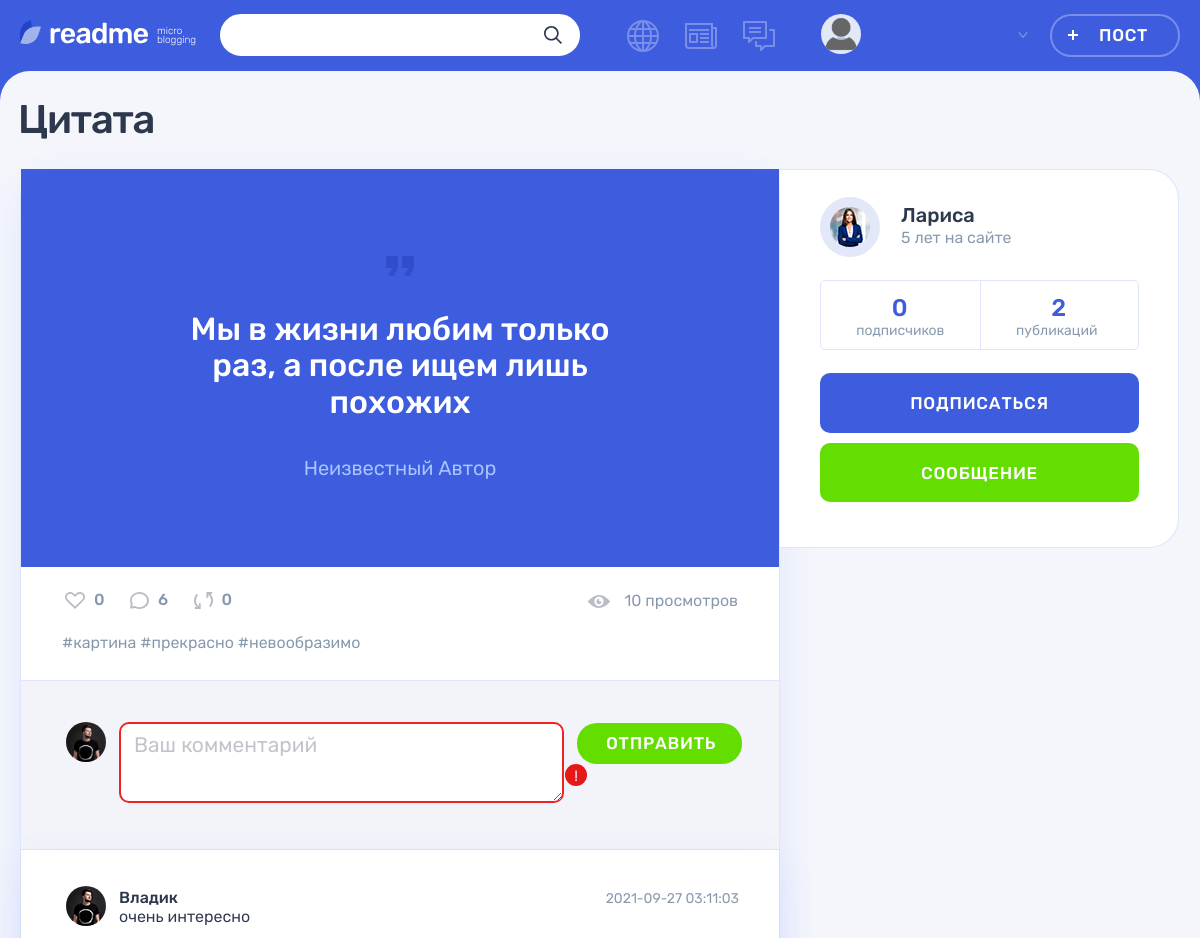
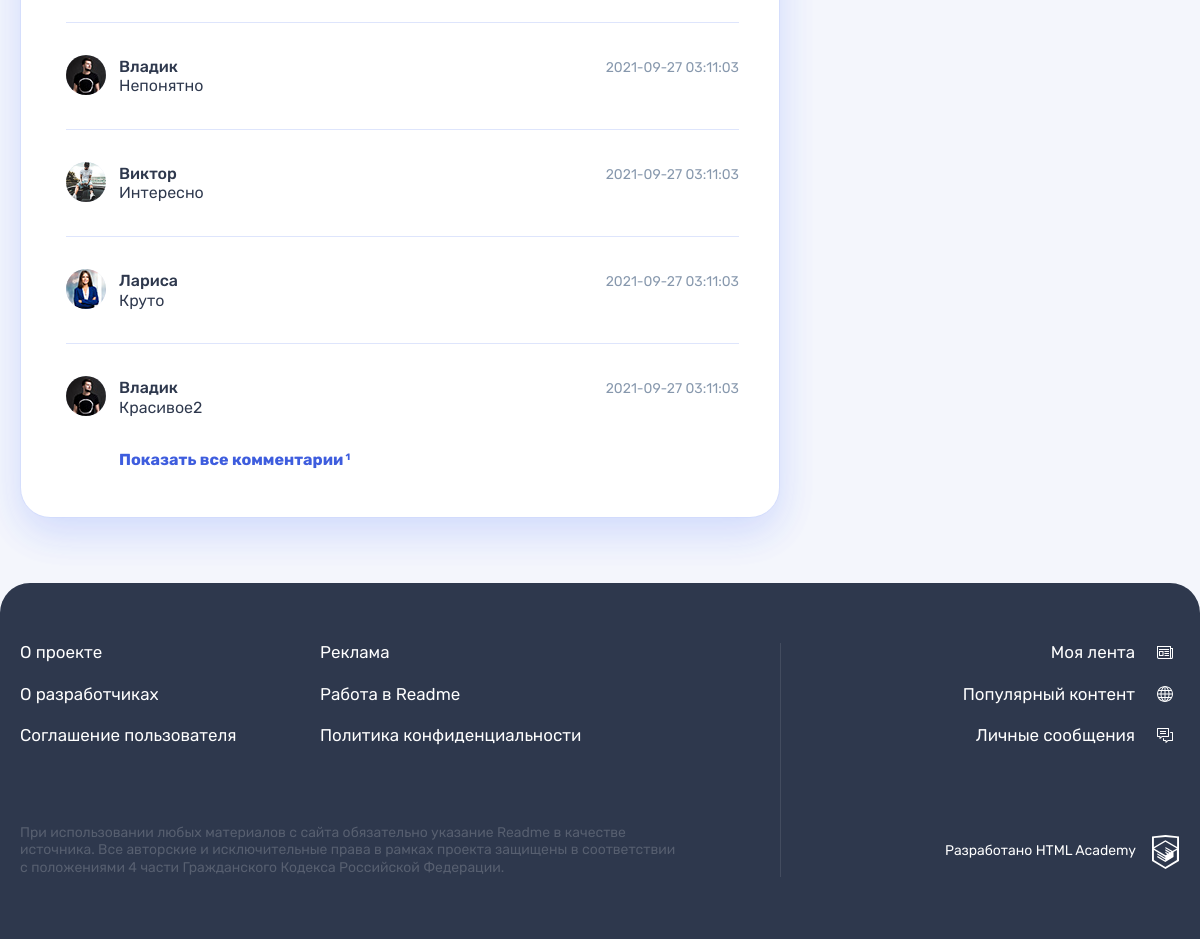
Screenshot of /post.php?id=1 (signed in) with the database file from the repository (2 pictures, top to bottom).
### tables this page shows
CREATE TABLE `posts` (
                                  `id`               INT UNSIGNED                           NOT NULL AUTO_INCREMENT PRIMARY KEY,
                                  `created_at`       DATETIME     DEFAULT CURRENT_TIMESTAMP NOT NULL,
                                  `updated_at`       DATETIME     DEFAULT CURRENT_TIMESTAMP ON UPDATE CURRENT_TIMESTAMP,
                                  `title`            VARCHAR(255)                           NOT NULL,
                                  `content`          TEXT                                   NULL,
                                  `author_quote`     VARCHAR(255)                           NULL,  
                                  `image_url`        VARCHAR(2048)                          NULL,
                                  `video_url`        VARCHAR(2048)                          NULL,
                                  `website_url`      VARCHAR(2048)                          NULL,
                                  `views_count`      INT UNSIGNED DEFAULT 0,                       
                                  `repost_flag`      BOOL         DEFAULT FALSE,                   
                                  `original_post_id` INT UNSIGNED,                                 
                                  `user_id`          INT UNSIGNED                           NOT NULL,
                                  `type_id`          INT UNSIGNED                           NOT NULL,
                                  FOREIGN KEY (user_id) REFERENCES users (id),
                                  FOREIGN KEY (type_id) REFERENCES types (id)
);

CREATE TABLE `post_hashtags` (
    `post_id` INT UNSIGNED NOT NULL,
    `hashtag_id` INT UNSIGNED NOT NULL,
    PRIMARY KEY (post_id, hashtag_id),
    FOREIGN KEY (post_id) REFERENCES posts (id),
    FOREIGN KEY (hashtag_id) REFERENCES hashtags (id)
);

CREATE TABLE `hashtags` (
    `id` INT UNSIGNED NOT NULL AUTO_INCREMENT PRIMARY KEY,
    `title` VARCHAR(255) NOT NULL,
    `created_at` DATETIME DEFAULT CURRENT_TIMESTAMP NOT NULL,
    `updated_at` DATETIME DEFAULT CURRENT_TIMESTAMP ON UPDATE CURRENT_TIMESTAMP
);

CREATE TABLE `comments` (
    `id` INT UNSIGNED NOT NULL AUTO_INCREMENT PRIMARY KEY,
    `created_at` DATETIME DEFAULT CURRENT_TIMESTAMP NOT NULL,
    `updated_at` DATETIME DEFAULT CURRENT_TIMESTAMP ON UPDATE CURRENT_TIMESTAMP,
    `content` TEXT NOT NULL,
    `user_id` INT UNSIGNED NOT NULL,
    `post_id` INT UNSIGNED NOT NULL,
    FOREIGN KEY (user_id) REFERENCES users (id),
    FOREIGN KEY (post_id) REFERENCES posts (id)
);

CREATE TABLE `users` (
    `id` INT UNSIGNED NOT NULL AUTO_INCREMENT PRIMARY KEY,
    `email` VARCHAR(255) NOT NULL,
    `login` VARCHAR(255) NOT NULL,
    `password` VARCHAR(255) NOT NULL,
    `avatar_url` VARCHAR(2048) NOT NULL,
    `created_at` DATETIME DEFAULT CURRENT_TIMESTAMP NOT NULL,
    `updated_at` DATETIME DEFAULT CURRENT_TIMESTAMP ON UPDATE CURRENT_TIMESTAMP
);

### functions/functions.php (called while the page is built, shortened)
<?php
function includeTemplate($name, array $data = [])
{
    $name = 'templates/' . $name;
    extract($data);
    require $name;
    $result = ob_get_clean();
    return $result;
}
function isShowAllComments(array $post)
{
    if (filter_input(INPUT_GET, "comments", FILTER_SANITIZE_STRING) != 'all' &&
        $post['count_post_comments'] >= COUNT_SHOW_COMMENTS) {
        return true;
    }
    return false;
}

### post-page-helper.php (called while the page is built, shortened)
<?php
function handleMissingPost($connect, $title)
{
    try {
        $postId = filter_input(INPUT_GET, 'id', FILTER_SANITIZE_NUMBER_INT);
        return getPost($connect, $postId);
    } catch (Exception $e) {
        showNotFoundPage($title);
        exit();
    }
}

### sql-connect.php (called while the page is built, shortened)
<?php
function getPost($connect, $id)
{
    $sqlPostInfo = "SELECT
        posts.id,
        posts.title,
        types.id AS 'type_id',
        types.title AS 'type_title',
        posts.content,
        posts.author_quote,
        posts.image_url,
        posts.video_url,
        posts.website_url,
        users.id AS 'user_id',
        users.login AS 'user_login',
        users.avatar_url AS 'user_avatar_url',
        posts.views_count,
        (SELECT COUNT(posts.id) FROM posts WHERE posts.user_id = users.id) AS 'count_user_posts',
        (SELECT COUNT(likes.user_id) FROM likes WHERE likes.post_id = posts.id) AS 'count_post_likes',
        (SELECT COUNT(subscriptions.subscriber_user_id) FROM subscriptions WHERE subscriptions.subscribed_to_user_id = users.id) AS 'count_user_subscribers',
        (SELECT COUNT(comments.id) FROM comments WHERE comments.post_id=posts.id) AS 'count_post_comments',
        (SELECT COUNT(posts.id) FROM posts WHERE posts.repost_flag = 1) AS 'count_post_reposts'
FROM posts
          INNER JOIN users ON posts.user_id = users.id
          INNER JOIN types ON posts.type_id = types.id
WHERE posts.id = $id";
    $resultPost = mysqli_query($connect, $sqlPostInfo);
    if ($post = mysqli_fetch_assoc($resultPost)) {
        return $post;
    }
    throw new Exception('Пост не найден');
}
function getPostHashtags($connect, $id)
{
    $sqlPostHashtags = "SELECT
        post_hashtags.post_id,
        post_hashtags.hashtag_id,
        hashtags.title AS 'hashtag_title'
FROM post_hashtags
        INNER JOIN hashtags ON post_hashtags.hashtag_id = hashtags.id
WHERE post_hashtags.post_id = $id";
    $resultPost = mysqli_query($connect, $sqlPostHashtags);
    return mysqli_fetch_all($resultPost, MYSQLI_ASSOC);
}
function getPostComments($connect, $id, $countComments)
{
    $limit = "";
    if ($countComments != 'all') {
        $limit = "LIMIT $countComments";
    }
    $sqlPostHashtags = "SELECT
        comments.id,
        comments.content,
        comments.created_at,
        comments.updated_at,
        users.id AS 'user_id',
        users.login AS 'user_login',
        users.avatar_url AS 'user_avatar_url',
        posts.id AS 'post_id'
FROM comments
        INNER JOIN users ON comments.user_id = users.id
        INNER JOIN posts ON comments.post_id = posts.id
WHERE posts.id = $id
ORDER BY comments.created_at DESC $limit";
    $resultPost = mysqli_query($connect, $sqlPostHashtags);
    return mysqli_fetch_all($resultPost, MYSQLI_ASSOC);
}

### functions/validate-functions.php (called while the page is built, shortened)
<?php
function htmlValidate($text)
{
    return htmlspecialchars($text, ENT_QUOTES | ENT_SUBSTITUTE, 'UTF-8');
}

### templates/post-page.php (the view, shortened to what this page needs)
<main class="page__main page__main--publication">
    <div class="container">
        <h1 class="page__title page__title--publication"><?= htmlValidate($post['title']); ?></h1>
        <section class="post-details">
            <div class="post-details__wrapper post-<?= $post['type_title'] ?>>">
                <div class="post-details__main-block post post--details">
                    <?php switch ($post['type_title']):
                        case 'quote':
                            print(includeTemplate("detail-posts/quote-post.php", ['post' => $post]));
                            break;
                    endswitch ?>
                    <div class="post__indicators">
                        <div class="post__buttons">
                            <a class="post__indicator post__indicator--likes button" href="#" title="Лайк">
                                <svg class="post__indicator-icon" width="20" height="17">
                                    <use xlink:href="#icon-heart"></use>
                                </svg>
                                <span><?= $post['count_post_likes']; ?></span>
                            </a>
                            <a class="post__indicator post__indicator--comments button" href="#"
                               title="Комментарии">
                                <svg class="post__indicator-icon" width="19" height="17">
                                    <use xlink:href="#icon-comment"></use>
                                </svg>
                                <span><?= $post['count_post_comments']; ?></span>
                            </a>
                            <a class="post__indicator post__indicator--repost button" href="#" title="Репост">
                                <svg class="post__indicator-icon" width="19" height="17">
                                    <use xlink:href="#icon-repost"></use>
                                </svg>
                                <span><?= $post['count_post_reposts']; ?></span>
                            </a>
                        </div>
                        <span class="post__view"><?= $post['views_count']; ?> просмотров</span>
                    </div>
                    <ul class="post__tags">
                        <?php foreach ($hashtags as $hashtag): ?>
                            <li><a href="#">#<?= $hashtag['hashtag_title'] ?></a></li>
                        <?php endforeach; ?>
                    </ul>
                    <div class="comments">
                        <form class="comments__form form" action="#" method="post">
                            <div class="comments__my-avatar">
                                <img class="comments__picture" src="../img/userpic-medium.jpg"
                                     alt="Аватар пользователя">
                            </div>
                            <div class="form__input-section form__input-section--error">
                            <textarea class="comments__textarea form__textarea form__input"
                                      placeholder="Ваш комментарий"></textarea>
                                <button class="form__error-button button" type="button">!</button>
                            </div>
                            <button class="comments__submit button button--green" type="submit">Отправить</button>
                        </form>
                        <div class="comments__list-wrapper">
                            <ul class="comments__list">
                                <?php foreach ($comments as $comment): ?>
                                    <li class="comments__item user">
                                        <div class="comments__avatar">
                                            <a class="user__avatar-link" href="#">
                                                <img class="comments__picture"
                                                     src="../img/<?= $comment['user_avatar_url'] ?>"
                                                     alt="Аватар пользователя">
                                            </a>
                                        </div>
                                        <div class="comments__info">
                                            <div class="comments__name-wrapper">
                                                <a class="comments__user-name" href="#">
                                                    <span><?= $comment['user_login'] ?></span>
                                                </a>
                                                <time class="comments__time"
                                                      datetime="2019-03-20"><?= $comment['created_at'] ?></time>
                                            </div>
                                            <p class="comments__text">
                                                <?= $comment['content'] ?>
                                            </p>
                                        </div>
                                    </li>
                                <?php endforeach; ?>
                            </ul>
                            <?php if (isShowAllComments($post) === true): ?>
                            <a class="comments__more-link" href="<?= $_SERVER['REQUEST_URI'] ?>&comments=all">
                                <span>Показать все комментарии</span>
                                <sup class="comments__amount"><?= $post['count_post_comments'] - COUNT_SHOW_COMMENTS ?></sup>
                            </a>
                            <?php endif;?>
                        </div>
                    </div>
                </div>
                <div class="post-details__user user">
                    <div class="post-details__user-info user__info">
                        <div class="post-details__avatar user__avatar">
                            <a class="post-details__avatar-link user__avatar-link" href="#">
                                <img class="post-details__picture user__picture"
                                     src="./img/<?= $post['user_avatar_url']; ?>"
                                     alt="Аватар пользователя">
                            </a>
                        </div>
                        <div class="post-details__name-wrapper user__name-wrapper">
                            <a class="post-details__name user__name" href="#">
                                <span><?= $post['user_login']; ?></span>
                            </a>
                            <time class="post-details__time user__time" datetime="2014-03-20">5 лет на сайте</time>
                        </div>
                    </div>
                    <div class="post-details__rating user__rating">
                        <p class="post-details__rating-item user__rating-item user__rating-item--subscribers">
                            <span class="post-details__rating-amount user__rating-amount"><?= $post['count_user_subscribers']; ?></span>
                            <span class="post-details__rating-text user__rating-text">подписчиков</span>
                        </p>
                        <p class="post-details__rating-item user__rating-item user__rating-item--publications">
                            <span class="post-details__rating-amount user__rating-amount"><?= $post['count_user_posts']; ?></span>
                            <span class="post-details__rating-text user__rating-text">публикаций</span>
                        </p>
                    </div>
                    <div class="post-details__user-buttons user__buttons">
                        <button class="user__button user__button--subscription button button--main" type="button">
                            Подписаться
                        </button>
                        <a class="user__button user__button--writing button button--green" href="#">Сообщение</a>
                    </div>
                </div>
            </div>
        </section>
    </div>
</main>

### templates/detail-posts/quote-post.php
<div class="post-details__image-wrapper post-quote">
    <div class="post__main">
        <blockquote>
            <p>
                <?= htmlValidate($post['content']) ?>
            </p>
            <cite>
                <?= $post['author_quote'] ?? "Неизвестный Автор"; ?>
            </cite>
        </blockquote>
    </div>
</div>

### rows the page displays
posts: title "Цитата", content "Мы в жизни любим только раз, а после ищем лишь похожих", author_quote "Неизвестный Автор", views_count "10", user.avatar_url (picture), user.login "Лариса"
post_hashtags: hashtag.title "картина"
post_hashtags: hashtag.title "прекрасно"
post_hashtags: hashtag.title "невообразимо"
comments: user.avatar_url (picture), user.login "Владик", created_at "2021-09-27 03:11:03", content "очень интересно"
comments: user.avatar_url (picture), user.login "Владик", created_at "2021-09-27 03:11:03", content "Непонятно"
comments: user.avatar_url (picture), user.login "Виктор", created_at "2021-09-27 03:11:03", content "Интересно"
comments: user.avatar_url (picture), user.login "Лариса", created_at "2021-09-27 03:11:03", content "Круто"
comments: user.avatar_url (picture), user.login "Владик", created_at "2021-09-27 03:11:03", content "Красивое2"

### other values shown
$post['count_post_likes'] "0"
$post['count_post_comments'] "6"
$post['count_post_reposts'] "0"
$post['count_post_comments'] - COUNT_SHOW_COMMENTS "1"
$post['count_user_subscribers'] "0"
$post['count_user_posts'] "2"
